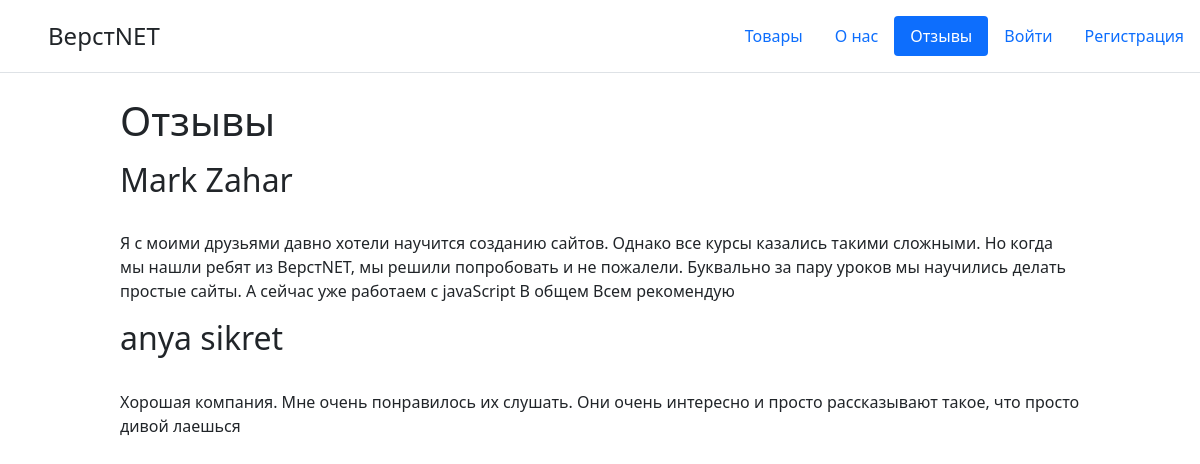
The page /comments on the database its author committed.
### data/comments.py (models this page shows)
class Comments(SqlAlchemyBase, SerializerMixin):
    __tablename__ = 'comments'
    id = sqlalchemy.Column(sqlalchemy.Integer,
                           primary_key=True, autoincrement=True)
    user_id = sqlalchemy.Column(sqlalchemy.Integer, sqlalchemy.ForeignKey("users.id"))
    user = orm.relation('User')
    text = sqlalchemy.Column(sqlalchemy.String)

### data/user.py (models this page shows, shortened)
class User(SqlAlchemyBase, UserMixin, SerializerMixin):
    __tablename__ = 'users'
    id = sqlalchemy.Column(sqlalchemy.Integer,
                           primary_key=True, autoincrement=True)
    surname = sqlalchemy.Column(sqlalchemy.String)
    name = sqlalchemy.Column(sqlalchemy.String)
    email = sqlalchemy.Column(sqlalchemy.String)
    hashed_password = sqlalchemy.Column(sqlalchemy.String)

### main.py (the view)
@app.route('/comments', methods=['GET', 'POST'])
def comments():
    if request.method == 'POST':
        return redirect('/write_comment')
    db_sess = db_session.create_session()
    comm = db_sess.query(Comments).all()
    params = {
        'title': "ВерстNET",
        'now_tab': 3 ,
        'comments': comm
    }
    return render_template('comments.html', **params)

### data/db_session.py (called while the page is built)
def create_session() -> Session:
    global __factory
    return __factory()

### templates/comments.html (shortened to what this page needs)
{% extends "base.html" %}
{% block content %}
<div style="display: block; margin: 0 10%">
    <form method="post">
        <h1>Отзывы</h1>
        <p>
        {% for i in comments %}
            <p>
                <h2>{{ i.user.name }} {{ i.user.surname }}</h2>
                <br>
                {{ i.text }}
            </p>
        {% endfor %}
    </form>
</div>
{% endblock %}

### static/css/styles.css (style rules this page uses)
body { background-image: 'background.png' }

### rows shown on the page
Comments: user.name "Mark", user.surname "Zahar", text "Я с моими друзьями давно хотели научится созданию сайтов. Однако все курсы казались такими сложными. Но когда мы нашли ребят из ВерстNET, мы решили попробовать и не пожалели. Буквально за пару уроков мы научились делать простые сайты. А сейчас уже работаем с javaScript В общем Всем рекомендую"
Comments: user.name "anya", user.surname "sikret", text "Хорошая компания. Мне очень понравилось их слушать. Они очень интересно и просто рассказывают такое, что просто дивой лаешься"
